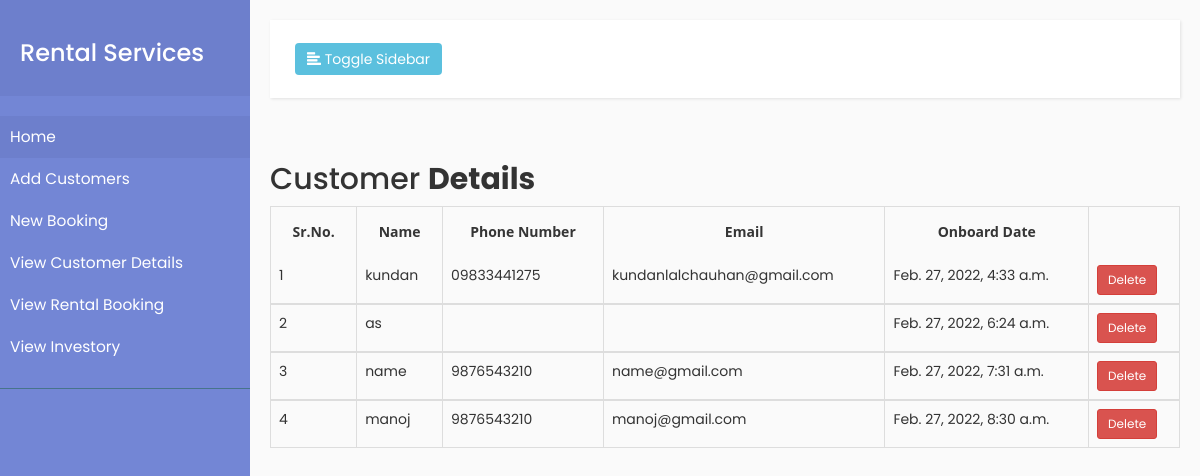
The page /view-customer on the database its author committed.
### leadzenApp/models.py (models this page shows)
class add_customer_details(models.Model):
    id= models.IntegerField(primary_key=True,blank=True)
    name = models.CharField(max_length=100)
    email = models.EmailField(max_length=100)
    phone_number = models.CharField(max_length=10)
    onboard_date = models.DateTimeField(auto_now_add=True)

### leadzenApp/views.py (the view)
# urls.py: path('view-customer',views.view_customer,name='view_customer'),
def view_customer(request):
    customer_obj = add_customer_details.objects.all()
    print(customer_obj)
    context={'customer_obj':customer_obj}
    for i in customer_obj:
        print(i.id)
    return render(request,'view_customer.html',context)

### leadzenApp/templates/view_customer.html (shortened to what this page needs)
{% extends 'base.html' %}
{% block body %}
<head>
{% load static %}
<link rel="stylesheet" href="{% static '/assets/css/view_customer.css' %}">
</head>
<body>
<div class="container-lg">
    <div class="table-responsive">
        <div class="table-wrapper">
            <div class="table-title">
                <div class="row" style="margin-top:5px">
                    <div class="col-sm-8"><h2>Customer <b>Details</b></h2></div>
                </div>
            </div>
            <form method="post" id="data_validation"  enctype="multipart/form-data">
            <table class="table table-bordered">
                <thead>
                    <tr>
                        <th>Sr.No.</th>
                        <th>Name</th>
                        <th>Phone Number</th>
                        <th>Email</th>
                        <th>Onboard Date</th>
                    </tr>
                </thead>
                {% for i in customer_obj %}
                <tbody>
                    <tr>
                        <td>{{forloop.counter}}</td>
                        <td>{{i.name}}</td>
                        <td>{{i.phone_number}}</td>
                        <td>{{i.email}}</td>
                        <td>{{i.onboard_date}}</td>
                     <td>
                            <a class="btn btn-danger btn-sm ml-2"
                                href="{% url 'delete_customer' i.id %}">Delete</a>
                        </td>
                    </tr>
                </tbody>
                {% endfor %}
            </table>
            </form>
        </div>
    </div>
</div>
{% endblock body %}

### leadzenApp/templates/base.html (shortened to what this page needs)
<!DOCTYPE html>
<html>
   {% load static %}
    <head>
        <link rel="stylesheet" href="https://maxcdn.bootstrapcdn.com/bootstrap/3.3.7/css/bootstrap.min.css">
         <link rel="stylesheet" href="{% static 'assets/css/style.css'%}">
    </head>
    <body>
        <div class="wrapper">
            <nav id="sidebar">
                <div class="sidebar-header">
                    <h3>Rental Services</h3>
                </div>
                <ul class="list-unstyled components">
                    <li class="active">
                        <a href="{% url 'home' %}" data-toggle="collapse" aria-expanded="false">Home</a>
                    </li>
                    <li>
                        <a href="{% url 'add_customer' %}">Add Customers</a>
                    </li>
                    <li>
                        <a href="{% url 'new_booking' %}">New Booking</a>
                    </li>
                    <li>
                        <a href="{% url 'view_customer' %}">View Customer Details</a>
                    </li>
                    <li>
                        <a href="{% url 'rental_details' %}">View Rental Booking</a>
                    </li>
                    <li>
                        <a href="{% url 'view_inventory' %}">View Investory</a>
                    </li>
                </ul>
            </nav>
            <div id="content">
                <nav class="navbar navbar-default">
                    <div class="container-fluid">
                        <div class="navbar-header">
                            <button type="button" id="sidebarCollapse" class="btn btn-info navbar-btn">
                                <i class="glyphicon glyphicon-align-left"></i>
                                <span>Toggle Sidebar</span>
                            </button>
                        </div>
                    </div>
                </nav>
                {% block body %}
                {% endblock %}
            </div>
        </div>
    </body>
</html>

### static/assets/css/style.css (style rules this page uses)
body { font-family: 'Poppins', sans-serif; background: #fafafa; }
a, a:hover, a:focus { color: inherit; text-decoration: none; transition: all 0.3s; }
.navbar { padding: 15px 10px; background: #fff; border: none; border-radius: 0; margin-bottom: 40px; box-shadow: 1px 1px 3px rgba(0, 0, 0, 0.1); }
.navbar-btn { box-shadow: none; outline: none !important; border: none; }
.wrapper { display: flex; width: 100%; align-items: stretch; }
#sidebar { min-width: 250px; max-width: 250px; background: #7386D5; color: #fff; transition: all 0.3s; }
#sidebar .sidebar-header { padding: 20px; background: #6d7fcc; }
#sidebar ul.components { padding: 20px 0; border-bottom: 1px solid #47748b; }
#sidebar ul li a { padding: 10px; font-size: 1.1em; display: block; }
#sidebar ul li.active>a, a[aria-expanded="true"] { color: #fff; background: #6d7fcc; }
a[data-toggle="collapse"] { position: relative; }
#content { width: 100%; padding: 20px; min-height: 100vh; transition: all 0.3s; }

### static/assets/css/view_customer.css (style rules this page uses)
th { text-align: left; font: normal normal 700 14px/17px Open Sans; letter-spacing: 0px; color: #353535; opacity: 1; border-bottom:none !important; padding:15px !important; text-align:center !important; }
td { border-bottom:none !important; border-top:none !important; }

### rows shown on the page
add_customer_details: name "kundan", phone_number "09833441275", email "kundanlalchauhan@gmail.com", onboard_date "Feb. 27, 2022, 4:33 a.m."
add_customer_details: name "as", onboard_date "Feb. 27, 2022, 6:24 a.m."
add_customer_details: name "name", phone_number "9876543210", email "name@gmail.com", onboard_date "Feb. 27, 2022, 7:31 a.m."
add_customer_details: name "manoj", phone_number "9876543210", email "manoj@gmail.com", onboard_date "Feb. 27, 2022, 8:30 a.m."
